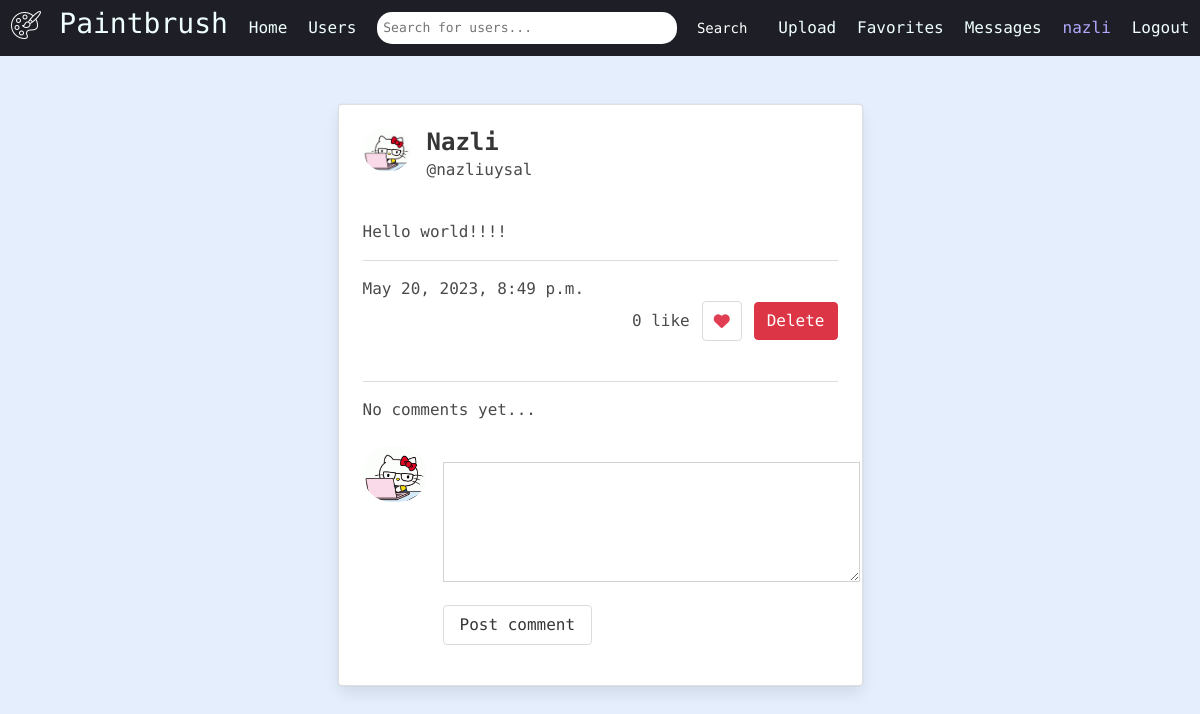
Before: /posts/9356dbae-4613-463d-9464-0db6e1ff8def (signed in) with the older database file.
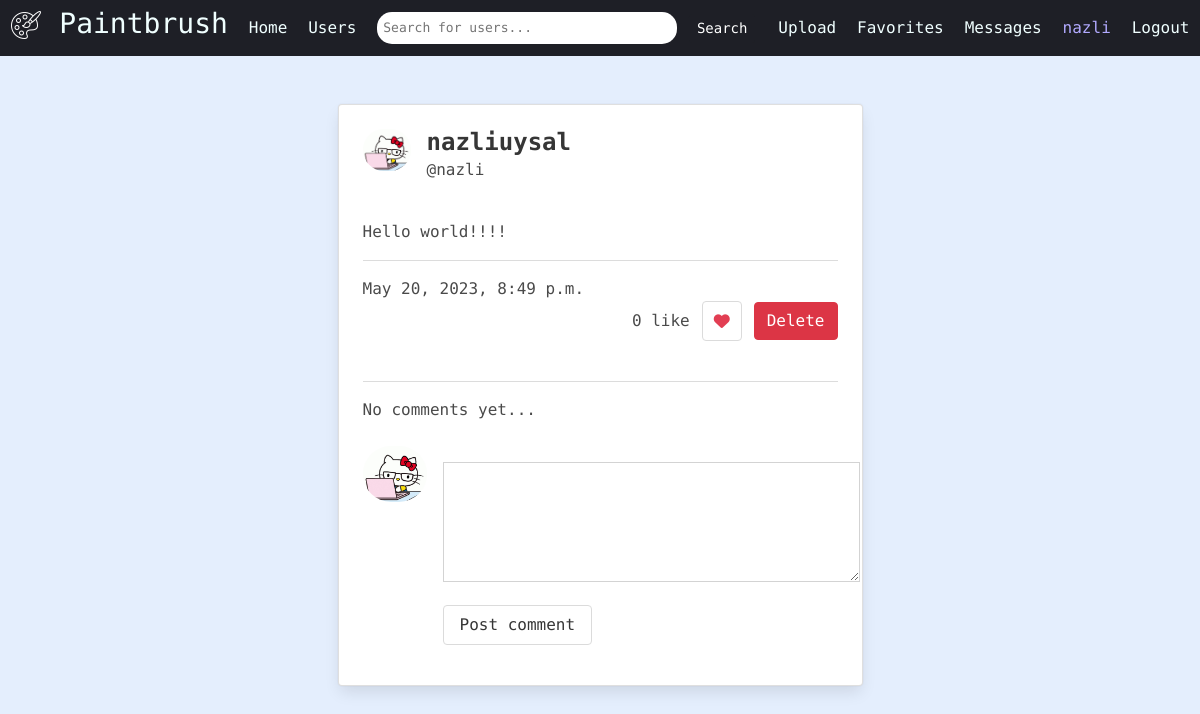
After: the same page with the newer database file.
### posts/models.py (models this page shows, shortened)
class Post(models.Model):
    id = models.UUIDField(primary_key=True, default=uuid.uuid4, editable=False, unique=True)
    owner = models.ForeignKey(Profile, null=True, blank=True, on_delete=models.CASCADE)
    image = models.ImageField(upload_to='post_images', blank=True)
    art_name = models.CharField(max_length=255)
    caption = models.CharField(max_length=1000000, verbose_name="Caption")
    posted = models.DateTimeField(auto_now_add=True)
    likes = models.ManyToManyField(User, related_name='art_posts')
    favorites = models.ManyToManyField(User, related_name='user_favs', default=None, blank=True)

### users/models.py (models this page shows, shortened)
class Profile(models.Model):
    user = models.OneToOneField(User, on_delete=models.CASCADE, related_name='profile', null=True, blank=True)
    name = models.CharField(max_length=200, blank=True, null=True)
    username = models.CharField(max_length=200, blank=True, null=True)
    email = models.EmailField(max_length=500, blank=True, null=True)
    bio = models.TextField(blank=True, null=True)
    profile_image = models.ImageField(null=True, blank=True, upload_to='profiles', default='defaultavatar.png')
    created = models.DateTimeField(auto_now_add=True)
    id = models.UUIDField(default=uuid.uuid4, unique=True, primary_key=True, editable=False)
    follows = models.ManyToManyField("self", related_name="followed_by", symmetrical=False, blank=True)

### posts/views.py (the view, shortened to what this page needs)
# urls.py: path('posts/<str:pk>', views.post_details, name="postdetails"),
@login_required(login_url="login")
def post_details(request, pk):
    profile=request.user.profile
    postdetail = Post.objects.get(id=pk)
    if request.method == 'POST' and 'deletepost' in request.POST:
        postdetail.delete()
        return redirect('timeline')
    form = CommentForm()
    return render (request, 'posts/post-details.html', {'profile': profile, 'postdetail': postdetail, 'form':form})

### posts/forms.py
class CommentForm(ModelForm):
    class Meta:
        model = Comment
        fields = ['body']

### templates/posts/post-details.html (shortened to what the changed rows need)
{% extends 'base.html' %}
{% block content %}
<section class="section">
  <div class="container">
    <div class="columns is-mobile is-centered">
      <div class="column is-half">
        {% if postdetail.image %}
        <div class="card" style="margin-bottom: 5rem">
          <div class="card-image">
            <figure class="image is-4by3">
              <img src="{{ postdetail.image.url }}" alt="" />
            </figure>
          </div>
          <div class="card-content">
            <a href="{% url 'profiles' postdetail.owner.id %}">
              <div class="media">
                <div class="media-left">
                  <figure class="image is-48x48">
                    <img class="is-rounded" src="{{postdetail.owner.profile_image.url}}" alt="Placeholder image" />
                  </figure>
                </div>
            </a>
            <a href="{% url 'profiles' postdetail.owner.id %}">
              <div class="media-content">
                <p class="title is-4">{{ postdetail.owner.name }}</p>
                <p class="subtitle is-6">@{{ postdetail.owner.username }}</p>
              </div>
          </div></a>
          <div class="content">
            {{ postdetail.caption }}
            <br />
            <hr>
            <time datetime="2016-1-1">{{ postdetail.posted }}</time>
          </div>
          <nav class="level-right">
            <div class="level-right">
              <div class="level-item">
                {{ postdetail.likes.all.count }} Like
              </div>
              <a class="level-item">
                <form action="{% url 'like_post' postdetail.id %}" method='POST'>
                  {% csrf_token %}
                  <button class="button is-right" , type="submit" , name="post_id" , value="{{ postdetail.id }}">
                    <span class="icon is-small">
                      <i class="fas fa-heart"></i>
                    </span>
                  </button>
                </form>
              </a>
              <div class="level-item">
                {{ postdetail.favorites.all.count }} Fav
              </div>
              <a href="{% url 'addtofavorites' postdetail.id %}" class="level-item">
                <button class="button is-right">
                  <span class="icon is-small">
                    <i class="fas fa-star"></i>
                  </span>
                </button>
              </a>
              <div class="level-item">
                {% if profile.id == postdetail.owner.id %}
                <button type="button" class="btn btn-danger" data-toggle="modal" data-target="#myModal">
                  Delete
                </button>
                {% endif %}
              </div>
            </div>
          </nav>
          <br>
          <hr>
          {% if not postdetail.comments.all %}
          No comments yet...
          <br>
          <br>
          {% else %}
          {% for comment in postdetail.comments.all %}
          <a href="{% url 'profiles' comment.owner.id %}">
            <article class="media">
              <figure class="media-left">
                <p class="image is-64x64">
                  <img class="is-rounded" src="{{ comment.owner.profile_image.url }}">
                </p>
              </figure>
              <div class="media-content">
                <div class="content">
                  <p>
                    <strong>@{{ comment.owner.username }}</strong>
          </a>
          <br>
          <br>
          {{ comment.body }}
          <br>
          </p>
        </div>
        <nav class="level">
          <div class="level-right">
            <div class="level-item">
              <small>{{ comment.posted }}</small>
            </div>
          </div>
        </nav>
        </article>
        {% endfor %}
        {% endif %}
        <article class="media">
          <figure class="media-left">
            <p class="image is-64x64">
              <img class="is-rounded" src="{{request.user.profile.profile_image.url}}">
            </p>
          </figure>
          <div class="media-content">
            <form method="POST" action="" role="form">
              {% csrf_token %}
              <div class="field">
                <p class="control">
                <div>
                  {{form.body}}
                </div>
                </p>
              </div>
              <div class="field">
                <p class="control">
                  <button type="submit" name="action" class="button">Post comment</button>
                </p>
              </div>
            </form>
          </div>
        </article>
      </div>
    </div>
    {% else %}
    <div class="card" style="margin-bottom: 5rem">
      <div class="card-content">
        <a href="{% url 'profiles' postdetail.owner.id %}">
          <div class="media">
            <div class="media-left">
              <figure class="image is-48x48">
                <img class="is-rounded" src="{{postdetail.owner.profile_image.url}}" alt="Placeholder image" />
              </figure>
            </div>
        </a>
        <div class="media-content">
          <a href="{% url 'profiles' postdetail.owner.id %}">
            <p class="title is-4">{{ postdetail.owner.name }}</p>
            <p class="subtitle is-6">@{{ postdetail.owner.username }}</p>
          </a>
        </div>
      </div>
      <div class="media-content">
        {{ postdetail.caption }}
        <br />
        <hr>
        <time datetime="2016-1-1">{{ postdetail.posted }}</time>
      </div>
      <nav class="level-right">
        <div class="level-right">
          <div class="level-item">
            {{ postdetail.likes.all.count }} like
          </div>
          <a class="level-item">
            <form action="{% url 'like_post' postdetail.id %}" method='POST'>
              <button class="button is-right" , type="submit" , name="post_id" , value="{{ postdetail.id }}">
                <span class="icon is-small">
                  <i class="fas fa-heart"></i>
                </span>
              </button>
            </form>
          </a>
          <div class="level-item">
            {% if profile.id == postdetail.owner.id %}
                <button type="button" class="btn btn-danger" data-toggle="modal" data-target="#myModal">
                  Delete
                </button>
            {% endif %}
          </div>
        </div>
      </nav>
      <br>
      <hr>
      {% if not postdetail.comments.all %}
      No comments yet...
      <br>
      <br>
    {% endif %}
    <article class="media">
      <figure class="media-left">
        <p class="image is-64x64">
          <img class="is-rounded" src="{{request.user.profile.profile_image.url}}">
        </p>
      </figure>
      <div class="media-content">
        <form method="POST" action="" role="form">
          <div class="field">
            <p class="control">
            <div>
              {{form.body}}
            </div>
            </p>
          </div>
          <div class="field">
            <p class="control">
              <button type="submit" name="action" class="button">Post comment</button>
            </p>
          </div>
        </form>
      </div>
    </article>
  </div>
  </div>
  {% endif %}
  </div>
  </div>
</section>
{% endblock %}

Changed rows visible on the page:
changed through a linked row, Post "Hello world!!!!": owner.name "Nazli" → "nazliuysal"; owner.username "nazliuysal" → "nazli"
